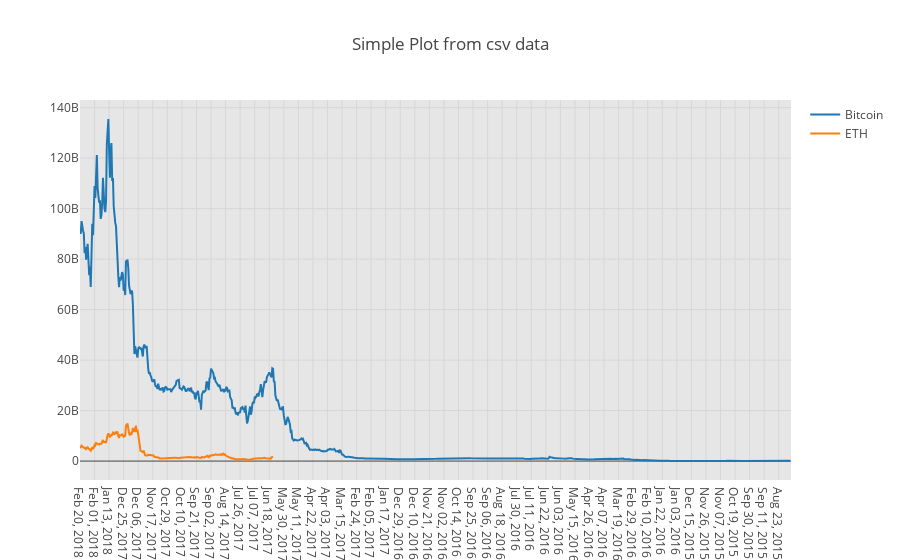

Source (notebook cell):
### Code cell
trace1 = go.Scatter(
                    x=Bitcoin['Date'], y=Bitcoin['Marketcap'], # Data
                    mode='lines', name='Bitcoin' # Additional options
                   )
trace2 = go.Scatter(x=ETH['Date'], y=ETH['Marketcap'], mode='lines', name='ETH' )


layout = go.Layout(title='Simple Plot from csv data',
                   plot_bgcolor='rgb(230, 230,230)')

fig = go.Figure(data=[trace1, trace2], layout=layout)

# Plot data in the notebook
py.iplot(fig, filename='simple-plot-from-csv')

### Figure 1 — Plotly figure (JSON) as saved in the notebook; plotly's stock layout.template omitted (floating-point values rounded to 4 significant figures; data arrays with more than 128 entries replaced by an {"elided": "..."} marker saying what was removed)
{"data": [{"mode": "lines", "name": "Bitcoin", "type": "scatter", "x": {"elided": "929 str values"}, "y": {"elided": "929 str values"}}, {"mode": "lines", "name": "ETH", "type": "scatter", "x": {"elided": "253 str values"}, "y": {"elided": "253 int values"}}], "layout": {"plot_bgcolor": "rgb(230, 230,230)", "title": "Simple Plot from csv data"}}
